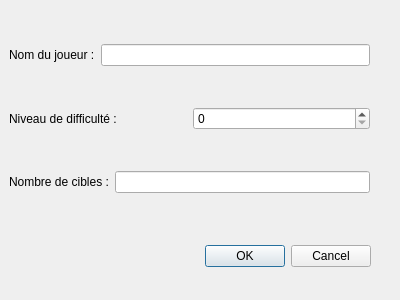
<?xml version="1.0" encoding="UTF-8"?>
<ui version="4.0">
 <class>InitDialogBox</class>
 <widget class="QDialog" name="InitDialogBox">
  <property name="geometry">
   <rect>
    <x>0</x>
    <y>0</y>
    <width>400</width>
    <height>300</height>
   </rect>
  </property>
  <property name="windowTitle">
   <string>Dialog</string>
  </property>
  <widget class="QDialogButtonBox" name="buttonBox">
   <property name="geometry">
    <rect>
     <x>30</x>
     <y>240</y>
     <width>341</width>
     <height>32</height>
    </rect>
   </property>
   <property name="orientation">
    <enum>Qt::Horizontal</enum>
   </property>
   <property name="standardButtons">
    <set>QDialogButtonBox::Cancel|QDialogButtonBox::Ok</set>
   </property>
  </widget>
  <widget class="QWidget" name="verticalLayoutWidget">
   <property name="geometry">
    <rect>
     <x>9</x>
     <y>9</y>
     <width>361</width>
     <height>221</height>
    </rect>
   </property>
   <layout class="QVBoxLayout" name="verticalLayout">
    <item>
     <layout class="QHBoxLayout" name="horizontalLayout">
      <item>
       <widget class="QLabel" name="playerNameLabel">
        <property name="text">
         <string>Nom du joueur :</string>
        </property>
       </widget>
      </item>
      <item>
       <widget class="QLineEdit" name="playerNameEdit"/>
      </item>
     </layout>
    </item>
    <item>
     <layout class="QHBoxLayout" name="horizontalLayout_2">
      <item>
       <widget class="QLabel" name="diffLevelLabel">
        <property name="text">
         <string>Niveau de difficulté :</string>
        </property>
       </widget>
      </item>
      <item>
       <widget class="QSpinBox" name="diffLevelSpin">
        <property name="maximum">
         <number>2</number>
        </property>
       </widget>
      </item>
     </layout>
    </item>
    <item>
     <layout class="QHBoxLayout" name="horizontalLayout_3">
      <item>
       <widget class="QLabel" name="targetNumberLabel">
        <property name="text">
         <string>Nombre de cibles :</string>
        </property>
       </widget>
      </item>
      <item>
       <widget class="QLineEdit" name="targetNumberEdit"/>
      </item>
     </layout>
    </item>
   </layout>
  </widget>
 </widget>
 <resources/>
 <connections>
  <connection>
   <sender>buttonBox</sender>
   <signal>accepted()</signal>
   <receiver>InitDialogBox</receiver>
   <slot>accept()</slot>
   <hints>
    <hint type="sourcelabel">
     <x>248</x>
     <y>254</y>
    </hint>
    <hint type="destinationlabel">
     <x>157</x>
     <y>274</y>
    </hint>
   </hints>
  </connection>
  <connection>
   <sender>buttonBox</sender>
   <signal>rejected()</signal>
   <receiver>InitDialogBox</receiver>
   <slot>reject()</slot>
   <hints>
    <hint type="sourcelabel">
     <x>316</x>
     <y>260</y>
    </hint>
    <hint type="destinationlabel">
     <x>286</x>
     <y>274</y>
    </hint>
   </hints>
  </connection>
 </connections>
</ui>
